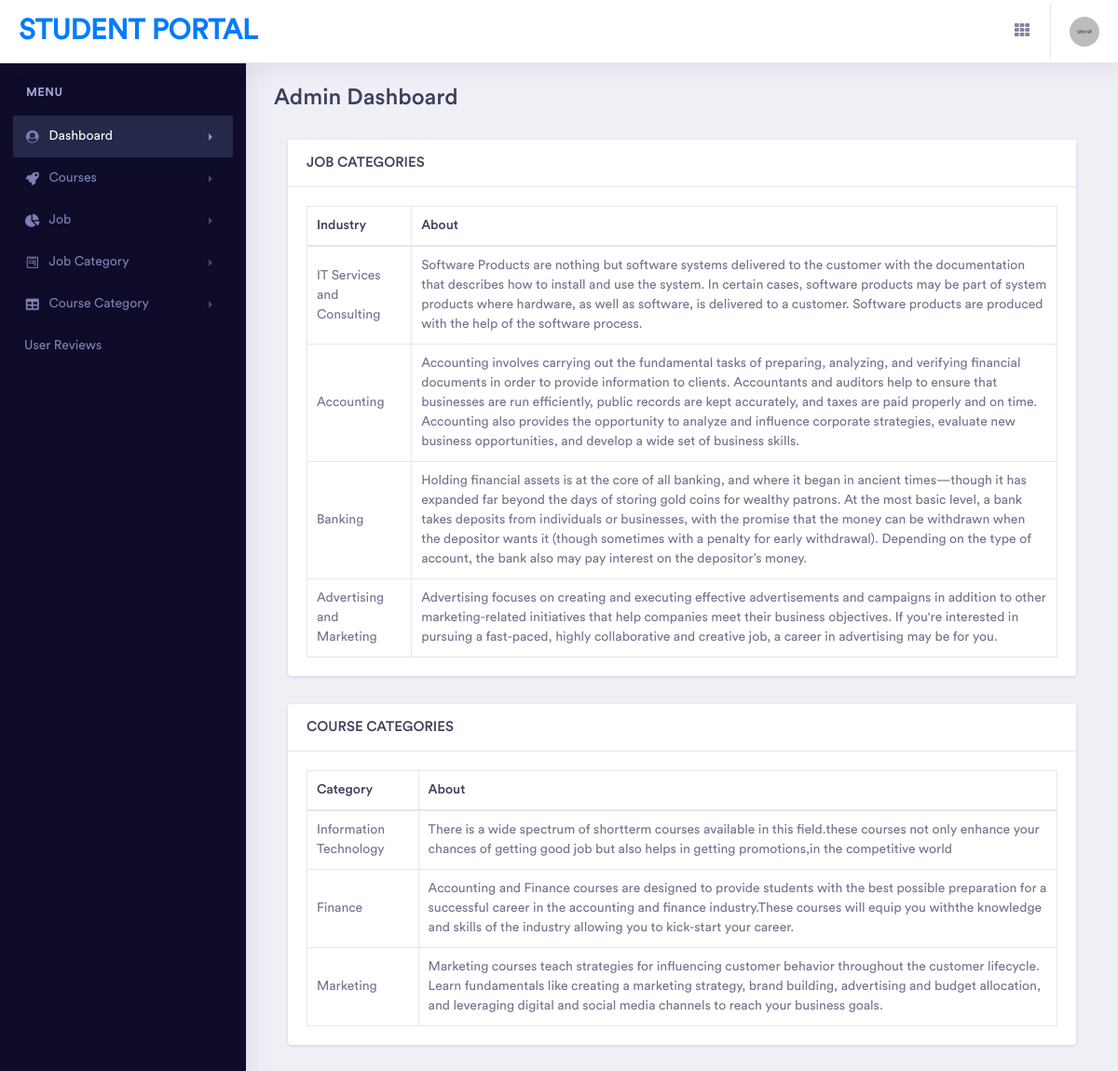
Page /backend/index/ on the committed database.
### Backend/models.py (models this page shows)
class JobCategorydb(models.Model):
    category_id=models.AutoField(primary_key=True)
    Industry=models.CharField(max_length=100,null=True,blank=True)
    Description=models.TextField(null=True,blank=True)

class CourseCetogorydb(models.Model):
    coursecat_id=models.AutoField(primary_key=True)
    Category= models.CharField(max_length=100, null=True, blank=True)
    Description = models.TextField(null=True, blank=True)

### Backend/views.py (the view)
# urls.py: path('index/',views.Index,name='index'),
def Index(request):
    inddata=JobCategorydb.objects.all()
    coursecat=CourseCetogorydb.objects.all()
    return render(request,'Index.html',{'inddata':inddata,'coursecat':coursecat})

### Backend/templates/Index.html (shortened to what this page needs)
<!doctype html>
{% load static %}
<html lang="en">
<head>
    <link rel="stylesheet" href="{% static 'assets/vendor/bootstrap/css/bootstrap.min.css' %}">
    <link href="{% static 'assets/vendor/fonts/circular-std/style.css' %}" rel="stylesheet">
    <link rel="stylesheet" href="{% static 'assets/libs/css/style.css' %}">
    <link rel="stylesheet" href="{% static 'assets/vendor/fonts/fontawesome/css/fontawesome-all.css' %}">
    <link rel="stylesheet" href="{% static 'assets/vendor/charts/chartist-bundle/chartist.css' %}">
    <link rel="stylesheet" href="{% static 'assets/vendor/charts/morris-bundle/morris.css' %}">
    <link rel="stylesheet"
          href="{% static 'assets/vendor/fonts/material-design-iconic-font/css/materialdesignicons.min.css' %}">
    <link rel="stylesheet" href="{% static 'assets/vendor/charts/c3charts/c3.css' %}">
    <link rel="stylesheet" href="{% static 'assets/vendor/fonts/flag-icon-css/flag-icon.min.css' %}">
</head>
<body>
<div class="dashboard-main-wrapper">
    <div class="dashboard-header">
        <nav class="navbar navbar-expand-lg bg-white fixed-top">
            <a class="navbar-brand" href="{% url 'index' %}">STUDENT PORTAL</a>
            <div class="collapse navbar-collapse " id="navbarSupportedContent">
                <ul class="navbar-nav ml-auto navbar-right-top">
                    <li class="nav-item dropdown connection">
                        <a class="nav-link" href="#" id="navbarDropdown" role="button" data-toggle="dropdown"
                           aria-haspopup="true" aria-expanded="false"> <i class="fas fa-fw fa-th"></i> </a>
                    </li>
                    <li class="nav-item dropdown nav-user">
                        <a class="nav-link nav-user-img" href="#" id="navbarDropdownMenuLink2" data-toggle="dropdown"
                           aria-haspopup="true" aria-expanded="false"><img
                                src="{% static 'assets/images/avatar-1.jpg' %}" alt=""
                                class="user-avatar-md rounded-circle"></a>
                    </li>
                </ul>
            </div>
        </nav>
    </div>
    <div class="nav-left-sidebar sidebar-dark">
        <div class="menu-list">
            <nav class="navbar navbar-expand-lg navbar-light">
                <div class="collapse navbar-collapse" id="navbarNav">
                    <ul class="navbar-nav flex-column">
                        <li class="nav-divider">
                            Menu
                        </li>
                        <li class="nav-item ">
                            <a class="nav-link active" href="#" data-toggle="collapse" aria-expanded="false"
                               data-target="#submenu-1" aria-controls="submenu-1"><i
                                    class="fa fa-fw fa-user-circle"></i>Dashboard </a>
                        </li>
                        <li class="nav-item">
                            <a class="nav-link" href="#" data-toggle="collapse" aria-expanded="false"
                               data-target="#submenu-2" aria-controls="submenu-2"><i class="fa fa-fw fa-rocket"></i>Courses</a>
                        </li>
                        <li class="nav-item">
                            <a class="nav-link" href="#" data-toggle="collapse" aria-expanded="false"
                               data-target="#submenu-3" aria-controls="submenu-3"><i class="fas fa-fw fa-chart-pie"></i>Job</a>
                        </li>
                        <li class="nav-item ">
                            <a class="nav-link" href="#" data-toggle="collapse" aria-expanded="false"
                               data-target="#submenu-4" aria-controls="submenu-4"><i class="fab fa-fw fa-wpforms"></i>Job
                                Category</a>
                        </li>
                        <li class="nav-item">
                            <a class="nav-link" href="#" data-toggle="collapse" aria-expanded="false"
                               data-target="#submenu-5" aria-controls="submenu-5"><i class="fas fa-fw fa-table"></i>Course Category</a>
                        </li>
                        <li class="nav-item">
                            <a class="nav-link" href="{% url 'displaymsg' %}">User Reviews</a>
                        </li>
                    </ul>
                </div>
            </nav>
        </div>
    </div>
    <div class="dashboard-wrapper">
        <div class="dashboard-ecommerce">
            <div class="container-fluid dashboard-content ">
                <div class="row">
                    <div class="col-xl-12 col-lg-12 col-md-12 col-sm-12 col-12">
                        <div class="page-header">
                            <h2 class="pageheader-title">Admin Dashboard</h2>
                        </div>
                    </div>
                </div>
                <div class="ecommerce-widget">
                    {% block content %}
                    <div class="col-xl-12 col-lg-6 col-md-6 col-sm-6 col-6">
                            <div class="card">
                                <h5 class="card-header">JOB CATEGORIES</h5>
                                <div class="card-body">
                                    <table class="table table-bordered">
                                        <thead>
                                            <tr>
                                                <th scope="col">Industry</th>
                                                <th scope="col">About</th>
                                            </tr>
                                        </thead>
                                        <tbody>
                                        {% for i in inddata %}
                                            <tr>
                                                <td>{{i.Industry}}</td>
                                                <td>{{i.Description}}</td>
                                            </tr>
                                        {% endfor %}
                                        </tbody>
                                    </table>
                                </div>
                            </div>
                        </div>
                    <div class="col-xl-12 col-lg-6 col-md-6 col-sm-6 col-6">
    <div class="card">
        <h5 class="card-header">COURSE CATEGORIES</h5>
        <div class="card-body">
            <table class="table table-bordered">
                <thead>
                <tr>
                    <th scope="col">Category</th>
                    <th scope="col">About</th>
                </tr>
                </thead>
                <tbody>
                {% for i in coursecat %}
                <tr>
                    <td>{{i.Category}}</td>
                    <td>{{i.Description}}</td>
                </tr>
                {% endfor %}
                </tbody>
            </table>
        </div>
    </div>
</div>
                    {% endblock %}
                </div>
            </div>
        </div>
    </div>
</div>
</body>
</html>

### rows in the picture
JobCategorydb: Industry "IT Services and Consulting", Description "Software Products are nothing but software systems delivered to the customer with the documentation that describes how to install and use the system. In certain cases, software products may be part of system products where hardware, as well as software, is delivered to a customer. Software products are produced with the help of the software process."
JobCategorydb: Industry "Accounting", Description "Accounting involves carrying out the fundamental tasks of preparing, analyzing, and verifying financial documents in order to provide information to clients. Accountants and auditors help to ensure that businesses are run efficiently, public records are kept accurately, and taxes are paid properly and on time. Accounting also provides the opportunity to analyze and influence corporate strategies, evaluate new business opportunities, and develop a wide set of business skills."
JobCategorydb: Industry "Banking", Description "Holding financial assets is at the core of all banking, and where it began in ancient times—though it has expanded far beyond the days of storing gold coins for wealthy patrons. At the most basic level, a bank takes deposits from individuals or businesses, with the promise that the money can be withdrawn when the depositor wants it (though sometimes with a penalty for early withdrawal). Depending on the type of account, the bank also may pay interest on the depositor’s money."
JobCategorydb: Industry "Advertising and Marketing", Description "Advertising focuses on creating and executing effective advertisements and campaigns in addition to other marketing-related initiatives that help companies meet their business objectives. If you're interested in pursuing a fast-paced, highly collaborative and creative job, a career in advertising may be for you."
CourseCetogorydb: Category "Information Technology", Description "There is a wide spectrum of shortterm courses available in this field.these courses not only enhance your chances of getting good job but also helps in getting promotions,in the competitive world"
CourseCetogorydb: Category "Finance", Description "Accounting and Finance courses are designed to provide students with the best possible preparation for a successful career in the accounting and finance industry.These courses will equip you withthe knowledge and skills of the industry allowing you to kick-start your career."
CourseCetogorydb: Category "Marketing", Description "Marketing courses teach strategies for influencing customer behavior throughout the customer lifecycle. Learn fundamentals like creating a marketing strategy, brand building, advertising and budget allocation, and leveraging digital and social media channels to reach your business goals."
